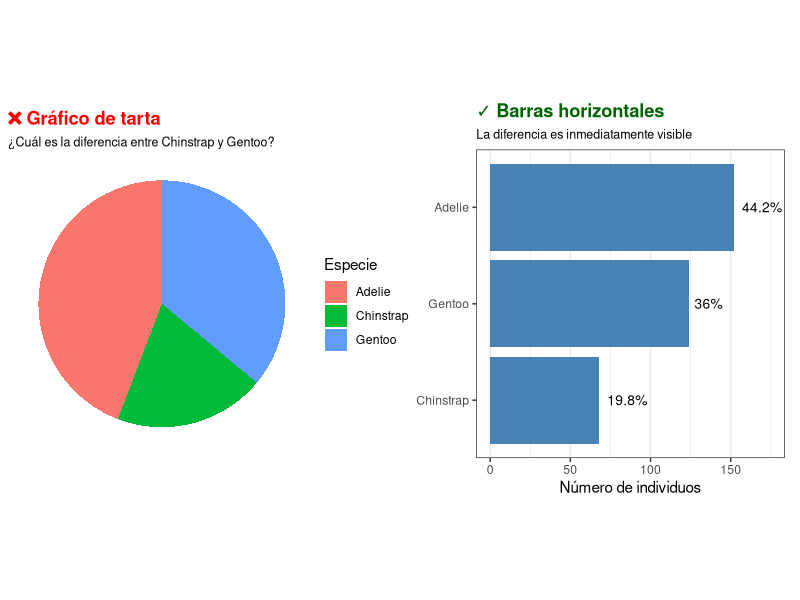
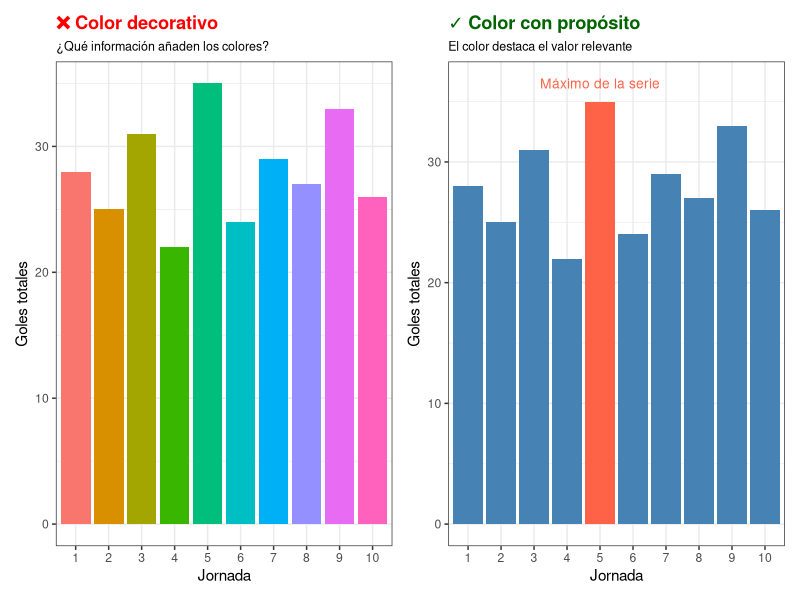
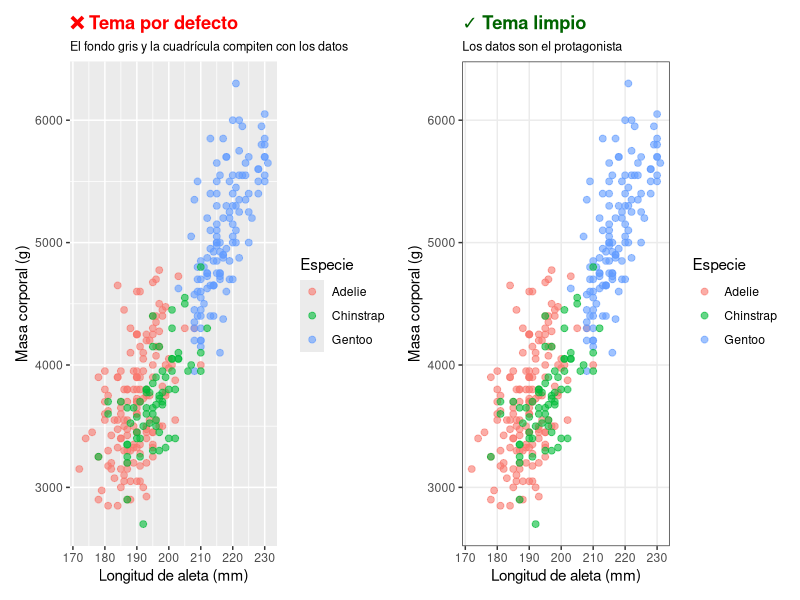
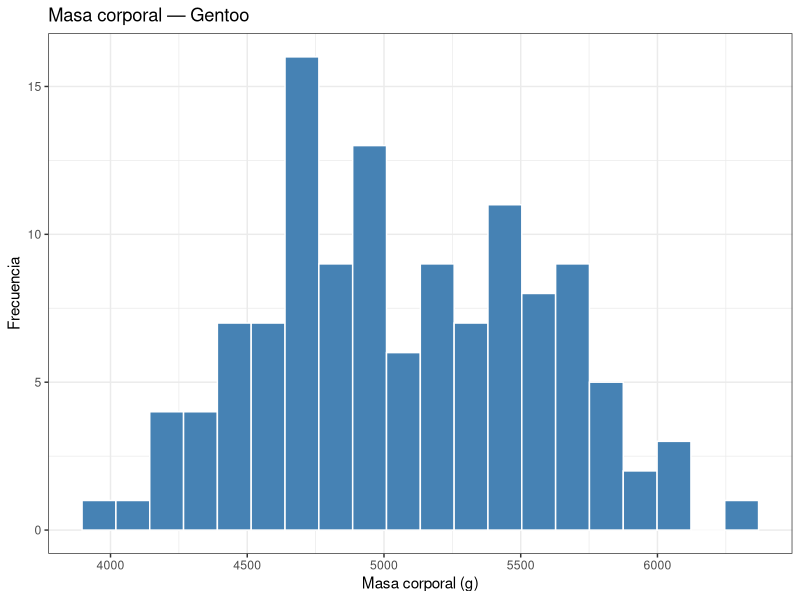
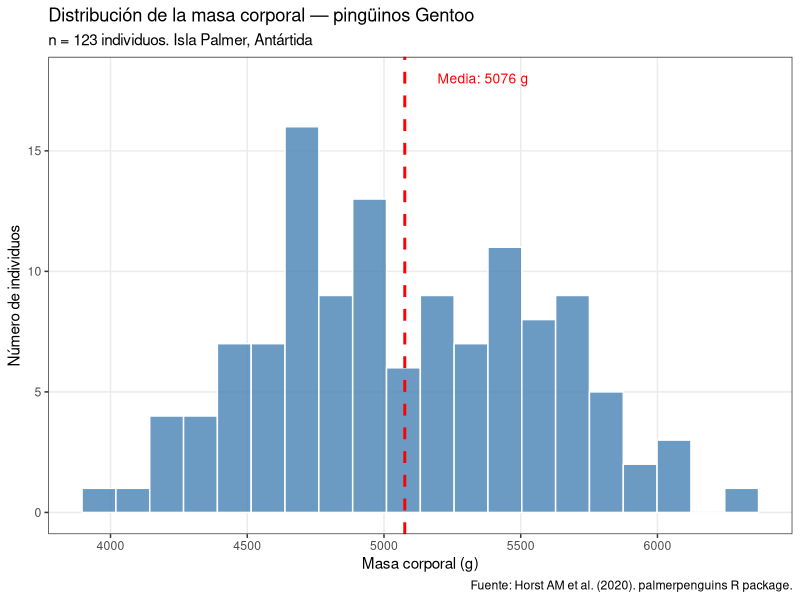
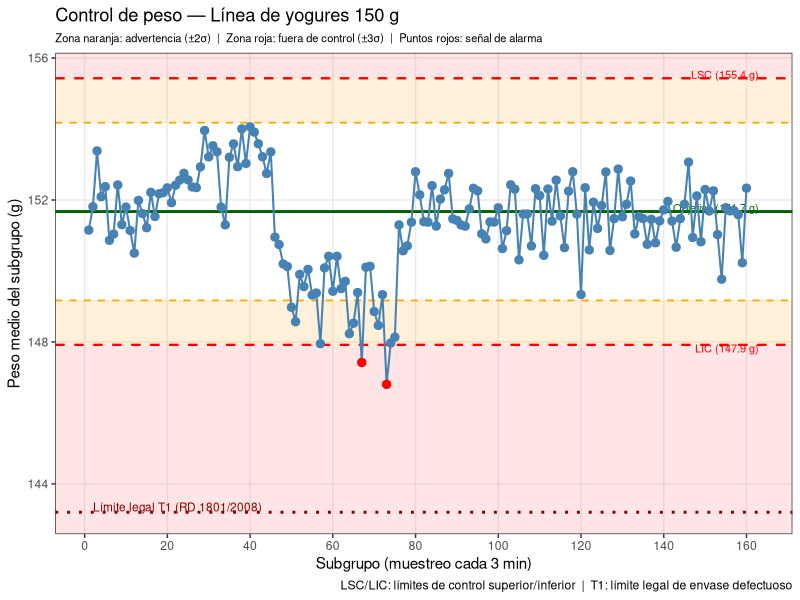

R code for these plots, in order:
## ---- chunk 1
#| code-fold: true
#| message: false
#| warning: false

library(tidyverse)
library(palmerpenguins)
library(patchwork)

conteo <- penguins |>
    count(species) |>
    mutate(pct = n / sum(n) * 100)

# Gráfico incorrecto: tarta
p_malo <- ggplot(conteo, aes(x = "", y = pct, fill = species)) +
    geom_col(width = 1) +
    coord_polar("y") +
    labs(title = "❌ Gráfico de tarta",
         subtitle = "¿Cuál es la diferencia entre Chinstrap y Gentoo?",
         fill = "Especie", x = NULL, y = NULL) +
    theme_void() +
    theme(plot.title = element_text(color = "red", face = "bold"),
          plot.subtitle = element_text(size = 9))

# Gráfico correcto: barras horizontales ordenadas
p_bueno <- conteo |>
    mutate(species = fct_reorder(species, n)) |>
    ggplot(aes(x = n, y = species)) +
    geom_col(fill = "steelblue") +
    geom_text(aes(label = paste0(round(pct, 1), "%")),
              hjust = -0.2, size = 3.5) +
    xlim(0, 175) +
    labs(title = "✓ Barras horizontales",
         subtitle = "La diferencia es inmediatamente visible",
         x = "Número de individuos", y = NULL) +
    theme_bw() +
    theme(panel.grid.major.y = element_blank(),
          plot.title = element_text(color = "darkgreen", face = "bold"),
          plot.subtitle = element_text(size = 9))

p_malo + p_bueno
## ---- chunk 2
#| code-fold: true
#| message: false
#| warning: false

# Datos de ejemplo: goles por jornada (primeras 10 jornadas de La Liga)
set.seed(42)
jornadas <- tibble(
    jornada = 1:10,
    goles   = c(28, 25, 31, 22, 35, 24, 29, 27, 33, 26)
)

# Gráfico incorrecto: un color por barra sin motivo
p_malo2 <- ggplot(jornadas, aes(x = factor(jornada), y = goles,
                                 fill = factor(jornada))) +
    geom_col() +
    labs(title = "❌ Color decorativo",
         subtitle = "¿Qué información añaden los colores?",
         x = "Jornada", y = "Goles totales") +
    theme_bw() +
    theme(legend.position = "none",
          plot.title = element_text(color = "red", face = "bold"),
          plot.subtitle = element_text(size = 9))

# Gráfico correcto: un color, destacando el máximo
p_bueno2 <- jornadas |>
    mutate(destacar = goles == max(goles)) |>
    ggplot(aes(x = factor(jornada), y = goles, fill = destacar)) +
    geom_col() +
    scale_fill_manual(values = c("FALSE" = "steelblue", "TRUE" = "tomato")) +
    annotate("text", x = 5, y = 36.5, label = "Máximo de la serie",
             color = "tomato", size = 3.5) +
    labs(title = "✓ Color con propósito",
         subtitle = "El color destaca el valor relevante",
         x = "Jornada", y = "Goles totales") +
    theme_bw() +
    theme(legend.position = "none",
          plot.title = element_text(color = "darkgreen", face = "bold"),
          plot.subtitle = element_text(size = 9))

p_malo2 + p_bueno2
## ---- chunk 3
#| code-fold: true
#| message: false
#| warning: false

datos_temp <- penguins |>
    filter(!is.na(flipper_length_mm), !is.na(body_mass_g))

# Gráfico incorrecto: tema por defecto con fondo gris
p_malo3 <- ggplot(datos_temp, aes(x = flipper_length_mm, y = body_mass_g,
                                   color = species)) +
    geom_point(alpha = 0.6, size = 2) +
    labs(title = "❌ Tema por defecto",
         subtitle = "El fondo gris y la cuadrícula compiten con los datos",
         x = "Longitud de aleta (mm)", y = "Masa corporal (g)",
         color = "Especie") +
    theme(plot.title = element_text(color = "red", face = "bold"),
          plot.subtitle = element_text(size = 9))

# Gráfico correcto: tema limpio sin cuadrícula secundaria
p_bueno3 <- ggplot(datos_temp, aes(x = flipper_length_mm, y = body_mass_g,
                                    color = species)) +
    geom_point(alpha = 0.6, size = 2) +
    labs(title = "✓ Tema limpio",
         subtitle = "Los datos son el protagonista",
         x = "Longitud de aleta (mm)", y = "Masa corporal (g)",
         color = "Especie") +
    theme_bw() +
    theme(panel.grid.minor = element_blank(),
          plot.title = element_text(color = "darkgreen", face = "bold"),
          plot.subtitle = element_text(size = 9))

p_malo3 + p_bueno3
## ---- chunk 4
#| code-fold: true
#| message: false
#| warning: false

library(palmerpenguins)

# Versión de exploración: rápida, sin pulir
penguins |>
    filter(species == "Gentoo") |>
    ggplot(aes(x = body_mass_g)) +
    geom_histogram(bins = 20, fill = "steelblue", color = "white") +
    theme_bw() +
    labs(title = "Masa corporal — Gentoo",
         x = "Masa corporal (g)", y = "Frecuencia")
## ---- chunk 5
#| code-fold: true
#| message: false
#| warning: false

gentoo <- penguins |> filter(species == "Gentoo", !is.na(body_mass_g))
media_g <- mean(gentoo$body_mass_g)

# Versión de comunicación: orientada al mensaje
gentoo |>
    ggplot(aes(x = body_mass_g)) +
    geom_histogram(bins = 20, fill = "steelblue", color = "white", alpha = 0.8) +
    geom_vline(xintercept = media_g, color = "red",
               linewidth = 1, linetype = "dashed") +
    annotate("text", x = media_g + 120, y = 18,
             label = paste0("Media: ", round(media_g), " g"),
             color = "red", size = 3.5, hjust = 0) +
    theme_bw() +
    theme(panel.grid.minor = element_blank()) +
    labs(title    = "Distribución de la masa corporal — pingüinos Gentoo",
         subtitle = paste0("n = ", nrow(gentoo), " individuos. Isla Palmer, Antártida"),
         x        = "Masa corporal (g)",
         y        = "Número de individuos",
         caption  = "Fuente: Horst AM et al. (2020). palmerpenguins R package.")
## ---- chunk 6
#| code-fold: true
#| message: false
#| warning: false
#| 
library(tidyverse)

# Cargamos el dataset de muestreo de yogures (Fase I: proceso estable)
df_m <- read_csv2("datos/llenado_yogures_muestra.csv",
                  locale = locale(decimal_mark = ","))

# Calculamos medias y límites de control sobre Fase I (primeros 17 subgrupos)
fase1 <- df_m |> filter(muestra <= 17)
media_ref  <- mean(fase1$peso_g)
sigma_ref  <- sd(fase1$peso_g)
UCL <- media_ref + 3 * sigma_ref
LCL <- media_ref - 3 * sigma_ref
UWL <- media_ref + 2 * sigma_ref   # límite de advertencia superior
LWL <- media_ref - 2 * sigma_ref   # límite de advertencia inferior
T1  <- 143.2                        # límite legal RD 1801/2008

# Medias por subgrupo
medias_sg <- df_m |>
    group_by(muestra) |>
    summarise(media = mean(peso_g), .groups = "drop") |>
    mutate(fuera_control = media > UCL | media < LCL)

ggplot(medias_sg, aes(x = muestra, y = media)) +
    # Zona de advertencia (entre 2σ y 3σ)
    annotate("rect", xmin = -Inf, xmax = Inf,
             ymin = LCL, ymax = LWL,
             fill = "orange", alpha = 0.15) +
    annotate("rect", xmin = -Inf, xmax = Inf,
             ymin = UWL, ymax = UCL,
             fill = "orange", alpha = 0.15) +
    # Zona fuera de control
    annotate("rect", xmin = -Inf, xmax = Inf,
             ymin = -Inf, ymax = LCL,
             fill = "red", alpha = 0.1) +
    annotate("rect", xmin = -Inf, xmax = Inf,
             ymin = UCL, ymax = Inf,
             fill = "red", alpha = 0.1) +
    # Límite legal T1
    geom_hline(yintercept = T1, color = "darkred",
               linetype = "dotted", linewidth = 1) +
    annotate("text", x = 2, y = T1 + 0.15,
             label = "Límite legal T1 (RD 1801/2008)",
             color = "darkred", size = 3, hjust = 0) +
    # Líneas de control
    geom_hline(yintercept = UCL, color = "red",
               linetype = "dashed", linewidth = 0.8) +
    geom_hline(yintercept = LCL, color = "red",
               linetype = "dashed", linewidth = 0.8) +
    geom_hline(yintercept = UWL, color = "orange",
               linetype = "dashed", linewidth = 0.6) +
    geom_hline(yintercept = LWL, color = "orange",
               linetype = "dashed", linewidth = 0.6) +
    geom_hline(yintercept = media_ref, color = "darkgreen",
               linewidth = 1) +
    # Anotaciones de las líneas
    annotate("text", x = 163, y = UCL + 0.1,
             label = paste0("LSC (", round(UCL, 1), " g)"),
             color = "red", size = 2.8, hjust = 1) +
    annotate("text", x = 163, y = LCL - 0.1,
             label = paste0("LIC (", round(LCL, 1), " g)"),
             color = "red", size = 2.8, hjust = 1) +
    annotate("text", x = 163, y = media_ref + 0.1,
             label = paste0("Objetivo (", round(media_ref, 1), " g)"),
             color = "darkgreen", size = 2.8, hjust = 1) +
    # Puntos
    geom_line(color = "steelblue", linewidth = 0.7) +
    geom_point(aes(color = fuera_control), size = 2.5) +
    scale_color_manual(values = c("FALSE" = "steelblue", "TRUE" = "red"),
                       guide = "none") +
    scale_x_continuous(breaks = seq(0, 160, 20)) +
    labs(
        title    = "Control de peso — Línea de yogures 150 g",
        subtitle = "Zona naranja: advertencia (±2σ)  |  Zona roja: fuera de control (±3σ)  |  Puntos rojos: señal de alarma",
        x        = "Subgrupo (muestreo cada 3 min)",
        y        = "Peso medio del subgrupo (g)",
        caption  = "LSC/LIC: límites de control superior/inferior  |  T1: límite legal de envase defectuoso"
    ) +
    theme_bw() +
    theme(panel.grid.minor = element_blank(),
          plot.subtitle = element_text(size = 8))
